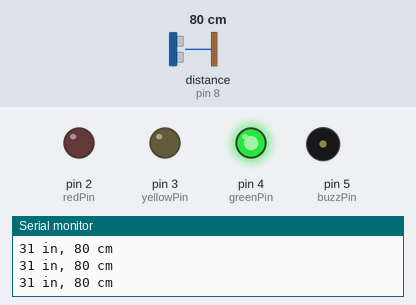
The sketch below on a simulated Arduino Uno, built with avr-gcc and run on an emulated ATmega328P. Parts: output pins drawn as LEDs (lit = HIGH), buzzer (waves = sounding, pin HIGH), the last lines printed to the serial monitor. Wiring (inferred from the names in the program): ultrasonic range finder: trigger pin 7; echo pin 8. The test bench sets the inputs (shaded band); at power-on: distance to the obstacle (sensor on pin 8) 80 cm. The echo pulse lasts 58.3 µs per cm; pins used as bus, display or sensor lines are not drawn.

Above: at 1.2 s.
1.3 s: distance to the obstacle (sensor on pin 8) set to 32 cm
2.8 s: distance to the obstacle (sensor on pin 8) set to 26 cm
At 3.2 s:
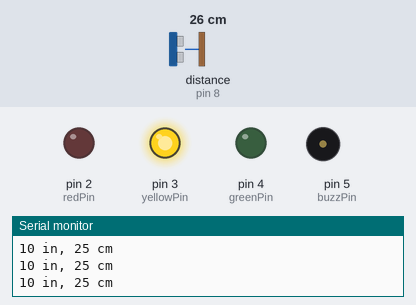
4.3 s: distance to the obstacle (sensor on pin 8) set to 17 cm
5.8 s: distance to the obstacle (sensor on pin 8) set to 14 cm
At 6.13 s:
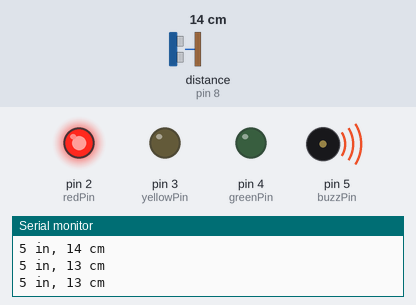
8.8 s: distance to the obstacle (sensor on pin 8) set to 18 cm
At 9.9 s:
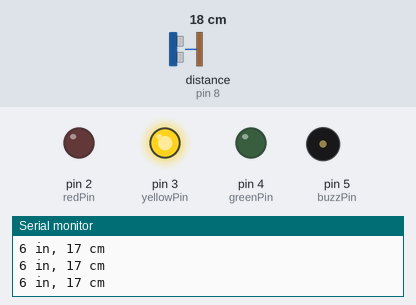
10.4 s: distance to the obstacle (sensor on pin 8) set to 2 cm
At 10.74 s:
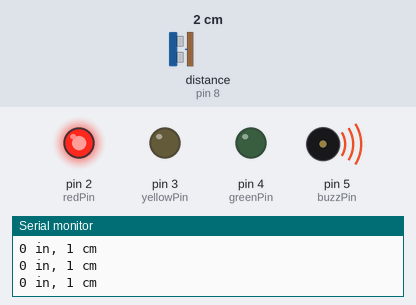
Timing chart, 0 to 14.4 s (numbered marks = the images above; inputs shaded):
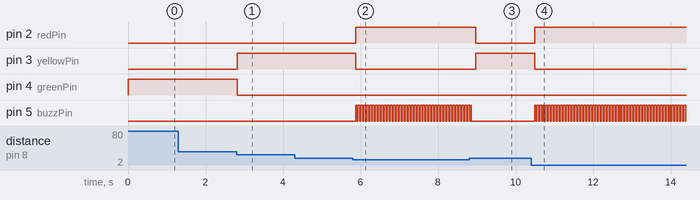

The sketch:

Project10_DistanceSensitiveSecuritySystem.ino
```cpp
/*
/*
* Name: Distance Sensitive Security System
*
* Description: Using an Ultrasonic ping sensor, detecting the
*              the distance to an object for security purposes
*
* Author: Amar Bhatt
*


LED:  Red - Too Close
      Yellow - Be Careful
      Green - You're Good

Buzzer: Too Close

*/

//Ultra Sonic Ping Sensor Variables
const int trigPin = 7;
const int echoPin = 8;
//LED Variables
const int redPin = 2;
const int yellowPin = 3;
const int greenPin = 4;
//Buzzer Pin
const int buzzPin = 5;
//Threshold
const int TooClose = 5;
const int OK = 10;
const int Good = 15;

//Initialize
void setup(){
  Serial.begin(9600);
  pinMode(redPin, OUTPUT);
  pinMode(yellowPin, OUTPUT);
  pinMode(greenPin, OUTPUT);
  pinMode(buzzPin, OUTPUT);
  pinMode(trigPin, OUTPUT);
  pinMode(echoPin, INPUT);
}//end setup

void loop (){
  //Variables for inches and centimeter conversion
  long inches, cent, duration;
  //Ensure clean pulse
  digitalWrite(trigPin, LOW);
  delayMicroseconds(2);
  digitalWrite(trigPin, HIGH);
  delayMicroseconds(5);
  digitalWrite(trigPin, LOW);

  //Read Pulse Back
  duration = pulseIn(echoPin, HIGH);

  //convert to inches and cm
  inches = microsecondsToInches(duration);
  cent = microsecondsToCentimeters(duration);

  Serial.print(inches);
  Serial.print(" in, ");
  Serial.print(cent);
  Serial.print(" cm");
  Serial.println();

  resetLEDs();

  if (inches <= TooClose){
    digitalWrite(redPin, HIGH);
    //BUZZER
    while (inches <= TooClose){
      digitalWrite(buzzPin, HIGH);
      delay(25);
      digitalWrite(buzzPin, LOW);
      delay(25);
      digitalWrite(buzzPin, HIGH);
      delay(25);
      digitalWrite(buzzPin, LOW);

      digitalWrite(trigPin, LOW);
      delayMicroseconds(2);
      digitalWrite(trigPin, HIGH);
      delayMicroseconds(5);
      digitalWrite(trigPin, LOW);

      //Read Pulse Back
      duration = pulseIn(echoPin, HIGH);

      //convert to inches and cm
      inches = microsecondsToInches(duration);
      cent = microsecondsToCentimeters(duration);

      Serial.print(inches);
      Serial.print(" in, ");
      Serial.print(cent);
      Serial.print(" cm");
      Serial.println();
    }//end while
  }//end if
  else if (inches <= OK){
    digitalWrite(yellowPin, HIGH);
  }//end else if
  else {
    digitalWrite(greenPin, HIGH);
  }//end else

  delay(100);
}//end loop

void resetLEDs(){
  digitalWrite(redPin, LOW);
  digitalWrite(yellowPin, LOW);
  digitalWrite(greenPin, LOW);
}//end resetLEDs
long microsecondsToInches(long microseconds){
  // According to Parallax's datasheet for the PING))), there are
  // 73.746 microseconds per inch (i.e. sound travels at 1130 feet per
  // second).  This gives the distance travelled by the ping, outbound
  // and return, so we divide by 2 to get the distance of the obstacle.
  return microseconds / 73.746 / 2;
}//end microsecondsToInches

long microsecondsToCentimeters(long microseconds){
  // The speed of sound is 340 m/s or 29 microseconds per centimeter.
  // The ping travels out and back, so to find the distance of the
  // object we take half of the distance travelled.
  return microseconds / 29 / 2;
}
```

Measured:
- the behaviour switches between 29 and 28 cm on distance to the obstacle (sensor on pin 8) (found by bisection; images 0 and 1)
- the behaviour switches between 16 and 15 cm on distance to the obstacle (sensor on pin 8) (found by bisection; images 1 and 2)
- after the input at 2.8 s, pin 3 (yellowPin): LOW → HIGH at once; pin 4 (greenPin): HIGH → LOW at once
- after the input at 5.8 s, pin 2 (redPin): LOW → HIGH after 0.08 s; pin 3 (yellowPin): HIGH → LOW after 0.08 s; pin 5 (buzzPin): alternates HIGH for 0.05 s and LOW for 0.03 s, starting after 0.08 s
- after the input at 8.8 s, pin 2 (redPin): HIGH → LOW after 0.17 s; pin 3 (yellowPin): LOW → HIGH after 0.17 s; pin 5 (buzzPin): goes on until 8.9 s, then stays LOW
- after the input at 10.4 s, pin 2 (redPin): LOW → HIGH after 0.10 s; pin 3 (yellowPin): HIGH → LOW after 0.10 s; pin 5 (buzzPin): alternates HIGH for 0.05 s and LOW for 0.03 s, starting after 0.10 s
